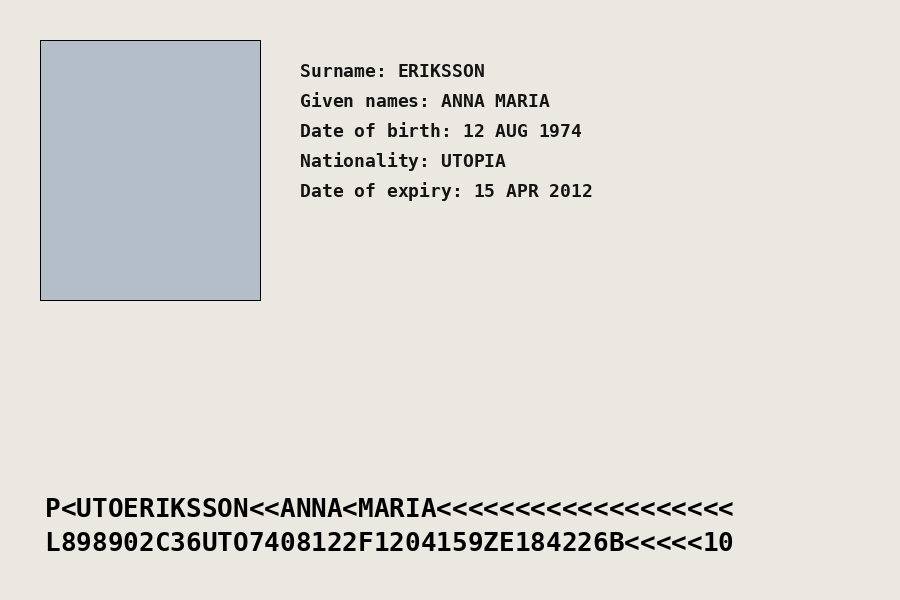
#> input picture doc_fraud_tier0/sample_data/sample_expired_passport.png, 900 x 600 px
$ python -i engine.py   (imports and definitions only)
#> lines starting #> are read from the running program, lines starting #| are printed output that depends on the picture; after the words box and inside, x2 and y2 are one past the last pixel; in counts of white or black regions, pixels touching at a corner belong together
import inspect
import logging
from typing import Any

import cv2
import numpy as np

from app.logging_config import log_event

from . import (
    m1_sharpness,
    m2_noise,
    m3_exposure,
    m4_uniformity,
    m5_glare,
    m6_ppi,
    m7_skew,
    m8_coverage,
    m9_completeness,
)


logger = logging.getLogger(__name__)

MODULES = (
    (m1_sharpness, "Sharpness"),
    (m2_noise, "Noise"),
    (m3_exposure, "Exposure"),
    (m4_uniformity, "Lighting uniformity"),
    (m5_glare, "Glare"),
    (m6_ppi, "Resolution (PPI)"),
    (m7_skew, "Skew / perspective"),
    (m8_coverage, "Card coverage"),
    (m9_completeness, "Completeness (cut/crop)"),
)

TEXT_DENSITY_MAX = 0.10


def trim_padding(
    image: np.ndarray,
    tolerance: int = 1,
    flat_fraction: float = 0.995,
    minimum_gain: float = 0.05,
) -> tuple[np.ndarray, tuple[int, int, int, int] | None]:
    height, width = image.shape[:2]
    corners = (
        image[0, 0],
        image[0, -1],
        image[-1, 0],
        image[-1, -1],
    )
    best_mask = None
    best_count = 0

    for corner in corners:
        if int(np.mean(corner)) >= 235:
            continue
        mask = (
            np.abs(image.astype(np.int16) - corner.astype(np.int16))
            .max(axis=2)
            <= tolerance
        )
        count = int(mask.sum())
        if count > best_count:
            best_mask = mask
            best_count = count

    if best_mask is None:
        return image, None

    rows = np.where(best_mask.mean(axis=1) < flat_fraction)[0]
    columns = np.where(best_mask.mean(axis=0) < flat_fraction)[0]
    if len(rows) == 0 or len(columns) == 0:
        return image, None

    y0, y1 = int(rows[0]), int(rows[-1]) + 1
    x0, x1 = int(columns[0]), int(columns[-1]) + 1
    kept_pixels = (y1 - y0) * (x1 - x0)
    if (
        kept_pixels > (1 - minimum_gain) * height * width
        or (y1 - y0) < 100
        or (x1 - x0) < 100
    ):
        return image, None

    return image[y0:y1, x0:x1], (x0, y0, x1, y1)


# [18 lines left out: function _interior_ink_density, not called in this run]


def detect_mode(image: np.ndarray) -> str:
    gray = cv2.cvtColor(image, cv2.COLOR_BGR2GRAY)
    height, width = gray.shape
    thickness = max(2, int(0.03 * min(height, width)))
    sides = (
        gray[:thickness, :],
        gray[-thickness:, :],
        gray[:, :thickness],
        gray[:, -thickness:],
    )
    bright_sides = all((side >= 190).mean() >= 0.6 for side in sides)
    if not bright_sides:
        return "photo"

    try:
        card = m8_coverage.find_card(image)
    except Exception:
        log_event(
            logger,
            "card_detection_failed",
            level=logging.ERROR,
            exc_info=True,
        )
        card = None

    if card is None or card["touches_border"] or card["area_frac"] > 0.85:
        return "scan"

    top_left, top_right, bottom_right, bottom_left = card["pts"]
    side_a = (
        np.linalg.norm(top_right - top_left)
        + np.linalg.norm(bottom_right - bottom_left)
    ) / 2.0
    side_b = (
        np.linalg.norm(bottom_left - top_left)
        + np.linalg.norm(bottom_right - top_right)
    ) / 2.0
    aspect = max(side_a, side_b) / max(min(side_a, side_b), 1e-6)
    expected_aspect = 85.6 / 54.0
    looks_like_card = (
        card["area_frac"] >= 0.15
        and abs(aspect - expected_aspect) / expected_aspect <= 0.25
    )
    if (
        looks_like_card
        and _interior_ink_density(image, card["pts"]) > TEXT_DENSITY_MAX
    ):
        looks_like_card = False
    return "photo" if looks_like_card else "scan"


# [55 lines left out: functions _json_safe, run_all, not called in this run]


def analyze_image(image: np.ndarray, requested_mode: str = "auto") -> dict[str, Any]:
    original_height, original_width = image.shape[:2]
    trim_box = None

    trimmed, candidate_box = trim_padding(image)
    if candidate_box and requested_mode == "auto" and detect_mode(trimmed) == "photo":
        pass
    elif candidate_box:
        image = trimmed
        trim_box = candidate_box

    mode = detect_mode(image) if requested_mode == "auto" else requested_mode
    modules = run_all(image, mode, {"doc": "any"})
    overall_pass = all(result["passed"] is not False for result in modules)

    return {
        "mode": mode,
        "image": {"width": original_width, "height": original_height},
        "trim_box": trim_box,
        "overall_pass": overall_pass,
        "modules": modules,
    }

>>> import cv2
>>> picture = cv2.imread('../../../doc_fraud_tier0/sample_data/sample_expired_passport.png')
#> picture is the input picture: shape (600, 900, 3); mean B, G, R 215.6, 220.6, 222.1
>>> result = analyze_image(picture)
#> in trim_padding, `corners = ( image[0, 0], image[0, -1], image[-1, 0], image[-1, -1], )`: corners = ([225, 232, 235], [225, 232, 235], [225, 232, 235], [225, 232, 235])
#> the loop in trim_padding, `for corner in corners:` made 4 passes
#> best_count on pass 1: 461288
#> pass 1, in trim_padding, `mask = ( np.abs(image.astype(np.int16) - corner.astype(np.int16)) .max..`:
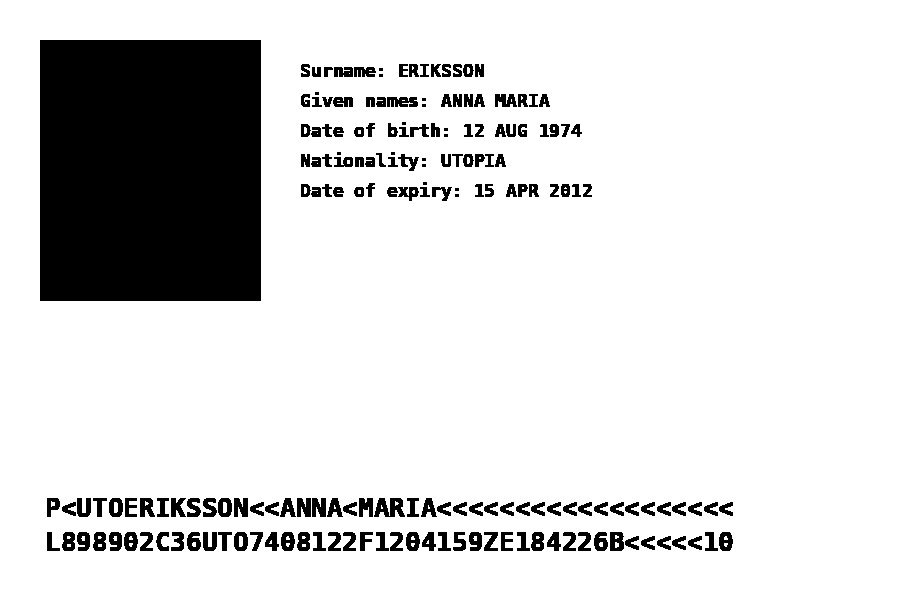
#> mask: shape (600, 900) bool; 85.4% white; 184 black regions (15 under 20 px), largest, box (x1, y1, x2, y2) and area: (40, 40, 261, 301) 57681, (374, 498, 405, 517) 384, (387, 97, 418, 107) 253
#> after the loop in trim_padding, `for corner in corners:`: best_count = 461288
#> in trim_padding, `rows = np.where(best_mask.mean(axis=1) < flat_fraction)[0]`: rows = 299 values from 40 to 550
#> in trim_padding, `columns = np.where(best_mask.mean(axis=0) < flat_fraction)[0]`: columns = 671 values from 40 to 732
#> in trim_padding, `y0, y1 = int(rows[0]), int(rows[-1]) + 1`: y0 = 40; y1 = 551
#> in trim_padding, `x0, x1 = int(columns[0]), int(columns[-1]) + 1`: x0 = 40; x1 = 733
#> in trim_padding, `kept_pixels = (y1 - y0) * (x1 - x0)`: kept_pixels = 354123
#> in analyze_image, `trimmed, candidate_box = trim_padding(image)`:
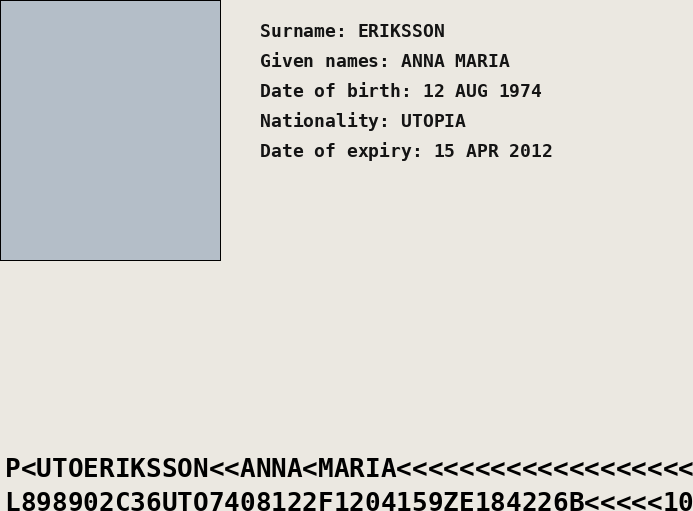
#> trimmed: shape (511, 693, 3); mean B, G, R 210.6, 214.6, 215.4
#> in analyze_image, `trimmed, candidate_box = trim_padding(image)`: candidate_box = (40, 40, 733, 551)
#> in detect_mode, `bright_sides = all((side >= 190).mean() >= 0.6 for side in sides)`: bright_sides = False
#> (the run stopped early here; a loop or call above may not have finished)
